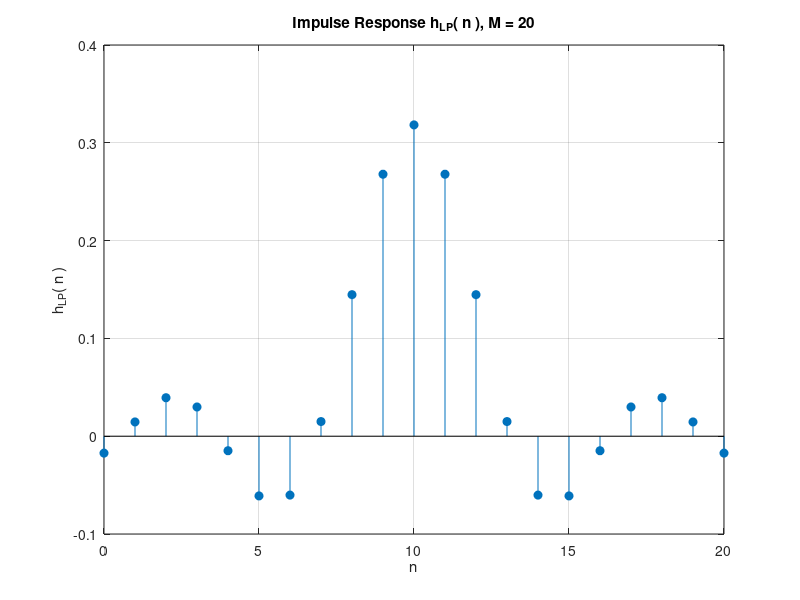
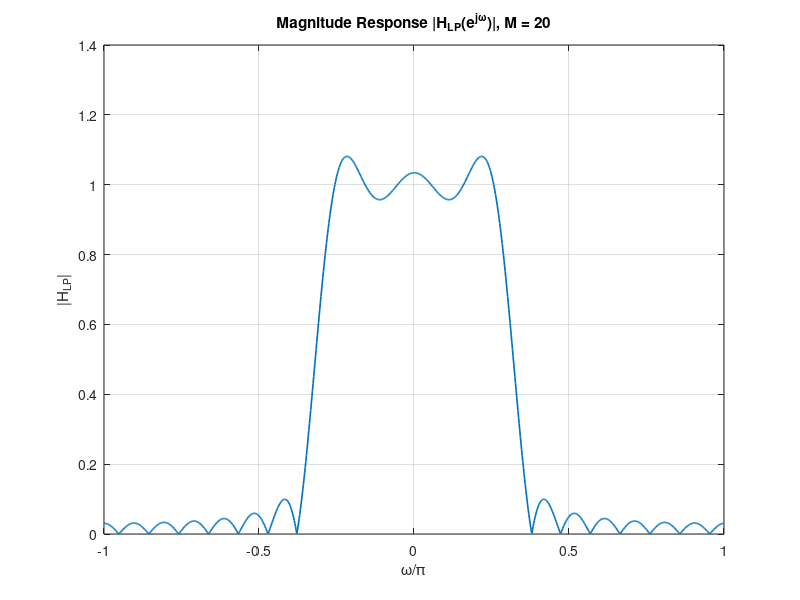
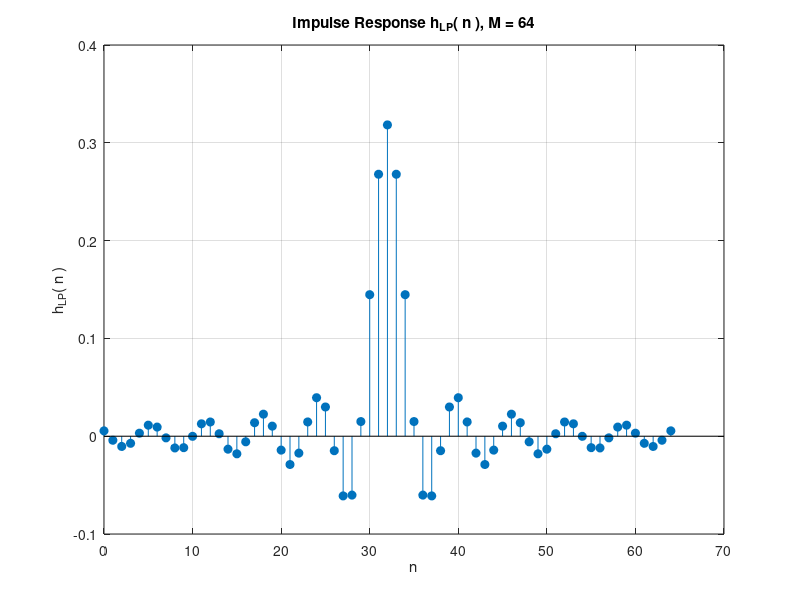
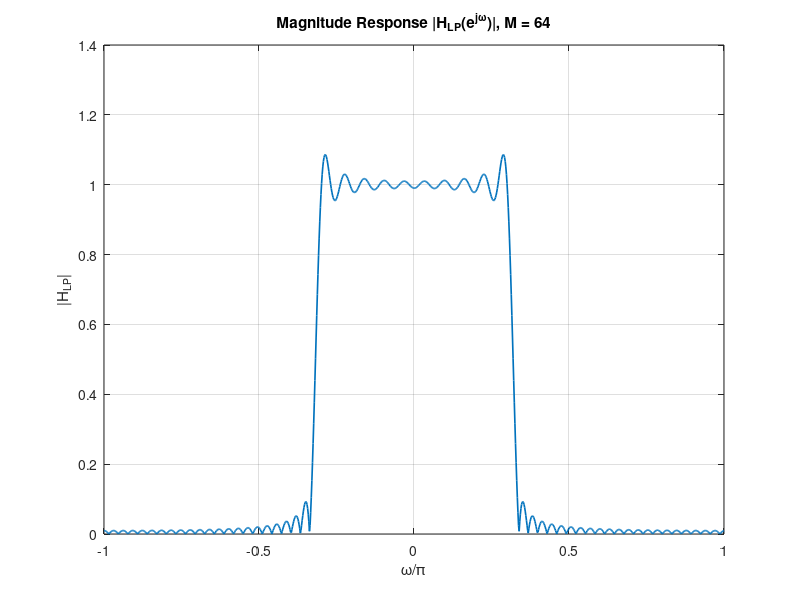

Recreate these plots in MATLAB, in order.
%% Exercise 12: Design of FIR Low-Pass Filter
% Student: Rupashri Das
% MATLAB Version: MATLAB Online (R2025a)
% Date: October 2025

close all; clear; clc;

%% Parameters
wc = 1;              % cutoff frequency in radians
M_values = [20, 64]; % filter orders to test

figure; % Figure to compare magnitude responses for different M
hold on;

for k = 1:length(M_values)
    M = M_values(k);
    n = 0:M; % sample indices
    
    % FIR Low-Pass Filter: direct formula
    h_LP = sin(wc*(n - M/2)) ./ (pi*(n - M/2));
    h_LP(n == M/2) = wc/pi; % handle divide-by-zero case
    
    % Plot impulse response
    figure;
    stem(n, h_LP, 'filled'); grid on;
    title(sprintf('Impulse Response h_{LP}( n ), M = %d', M));
    xlabel('n'); ylabel('h_{LP}( n )');
    saveas(gcf, sprintf('figures/hLP_M%d.png', M));
    
    % Frequency response
    H_LP = fft(h_LP, 1024);
    w = linspace(-pi, pi, 1024);
    
    % Plot magnitude response
    figure;
    plot(w/pi, abs(fftshift(H_LP)), 'LineWidth', 1.2); grid on;
    title(sprintf('Magnitude Response |H_{LP}(e^{j\\omega})|, M = %d', M));
    xlabel('\omega/\pi'); ylabel('|H_{LP}|');
    saveas(gcf, sprintf('figures/HLP_M%d.png', M));
    
    % Overlay for comparison
    plot(w/pi, abs(fftshift(H_LP)), 'LineWidth', 1.5);
end

hold off;
title('Magnitude Response Comparison for M = 20 and M = 64');
xlabel('\omega/\pi'); ylabel('|H_{LP}|');
grid on;
legend('M = 20', 'M = 64');
saveas(gcf, 'figures/HLP_compare.png');
